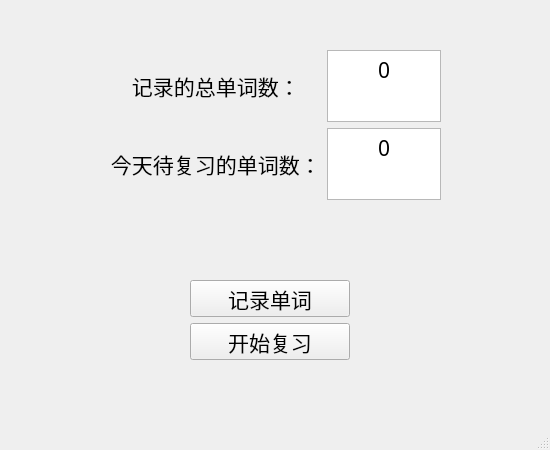
<?xml version="1.0" encoding="UTF-8"?>
<ui version="4.0">
 <class>MainWindow</class>
 <widget class="QMainWindow" name="MainWindow">
  <property name="geometry">
   <rect>
    <x>0</x>
    <y>0</y>
    <width>550</width>
    <height>450</height>
   </rect>
  </property>
  <property name="windowTitle">
   <string>word organizer</string>
  </property>
  <widget class="QWidget" name="centralwidget">
   <widget class="QWidget" name="verticalLayoutWidget">
    <property name="geometry">
     <rect>
      <x>190</x>
      <y>280</y>
      <width>160</width>
      <height>80</height>
     </rect>
    </property>
    <layout class="QVBoxLayout" name="verticalLayout_3">
     <item>
      <widget class="QPushButton" name="pushButton">
       <property name="font">
        <font>
         <family>微软雅黑</family>
         <pointsize>16</pointsize>
        </font>
       </property>
       <property name="text">
        <string>记录单词</string>
       </property>
      </widget>
     </item>
     <item>
      <widget class="QPushButton" name="pushButton_2">
       <property name="font">
        <font>
         <family>微软雅黑</family>
         <pointsize>16</pointsize>
        </font>
       </property>
       <property name="text">
        <string>开始复习</string>
       </property>
      </widget>
     </item>
    </layout>
   </widget>
   <widget class="QWidget" name="">
    <property name="geometry">
     <rect>
      <x>100</x>
      <y>50</y>
      <width>341</width>
      <height>150</height>
     </rect>
    </property>
    <layout class="QGridLayout" name="gridLayout">
     <item row="0" column="1">
      <widget class="QTextBrowser" name="textBrowser">
       <property name="font">
        <font>
         <family>微软雅黑</family>
         <pointsize>16</pointsize>
        </font>
       </property>
       <property name="html">
        <string>&lt;!DOCTYPE HTML PUBLIC &quot;-//W3C//DTD HTML 4.0//EN&quot; &quot;http://www.w3.org/TR/REC-html40/strict.dtd&quot;&gt;
&lt;html&gt;&lt;head&gt;&lt;meta name=&quot;qrichtext&quot; content=&quot;1&quot; /&gt;&lt;style type=&quot;text/css&quot;&gt;
p, li { white-space: pre-wrap; }
&lt;/style&gt;&lt;/head&gt;&lt;body style=&quot; font-family:'微软雅黑'; font-size:16pt; font-weight:400; font-style:normal;&quot;&gt;
&lt;p align=&quot;center&quot; style=&quot; margin-top:0px; margin-bottom:0px; margin-left:0px; margin-right:0px; -qt-block-indent:0; text-indent:0px;&quot;&gt;0&lt;/p&gt;&lt;/body&gt;&lt;/html&gt;</string>
       </property>
      </widget>
     </item>
     <item row="0" column="0" alignment="Qt::AlignHCenter">
      <widget class="QLabel" name="label">
       <property name="font">
        <font>
         <family>微软雅黑</family>
         <pointsize>16</pointsize>
        </font>
       </property>
       <property name="text">
        <string>  记录的总单词数：</string>
       </property>
      </widget>
     </item>
     <item row="1" column="0" alignment="Qt::AlignVCenter">
      <widget class="QLabel" name="label_2">
       <property name="font">
        <font>
         <family>微软雅黑</family>
         <pointsize>16</pointsize>
        </font>
       </property>
       <property name="text">
        <string>  今天待复习的单词数：</string>
       </property>
      </widget>
     </item>
     <item row="1" column="1">
      <widget class="QTextBrowser" name="textBrowser_2">
       <property name="font">
        <font>
         <family>微软雅黑</family>
         <pointsize>16</pointsize>
        </font>
       </property>
       <property name="html">
        <string>&lt;!DOCTYPE HTML PUBLIC &quot;-//W3C//DTD HTML 4.0//EN&quot; &quot;http://www.w3.org/TR/REC-html40/strict.dtd&quot;&gt;
&lt;html&gt;&lt;head&gt;&lt;meta name=&quot;qrichtext&quot; content=&quot;1&quot; /&gt;&lt;style type=&quot;text/css&quot;&gt;
p, li { white-space: pre-wrap; }
&lt;/style&gt;&lt;/head&gt;&lt;body style=&quot; font-family:'微软雅黑'; font-size:16pt; font-weight:400; font-style:normal;&quot;&gt;
&lt;p align=&quot;center&quot; style=&quot; margin-top:0px; margin-bottom:0px; margin-left:0px; margin-right:0px; -qt-block-indent:0; text-indent:0px;&quot;&gt;0&lt;/p&gt;&lt;/body&gt;&lt;/html&gt;</string>
       </property>
      </widget>
     </item>
    </layout>
   </widget>
  </widget>
  <widget class="QMenuBar" name="menubar">
   <property name="geometry">
    <rect>
     <x>0</x>
     <y>0</y>
     <width>550</width>
     <height>23</height>
    </rect>
   </property>
  </widget>
  <widget class="QStatusBar" name="statusbar"/>
 </widget>
 <resources/>
 <connections/>
</ui>
